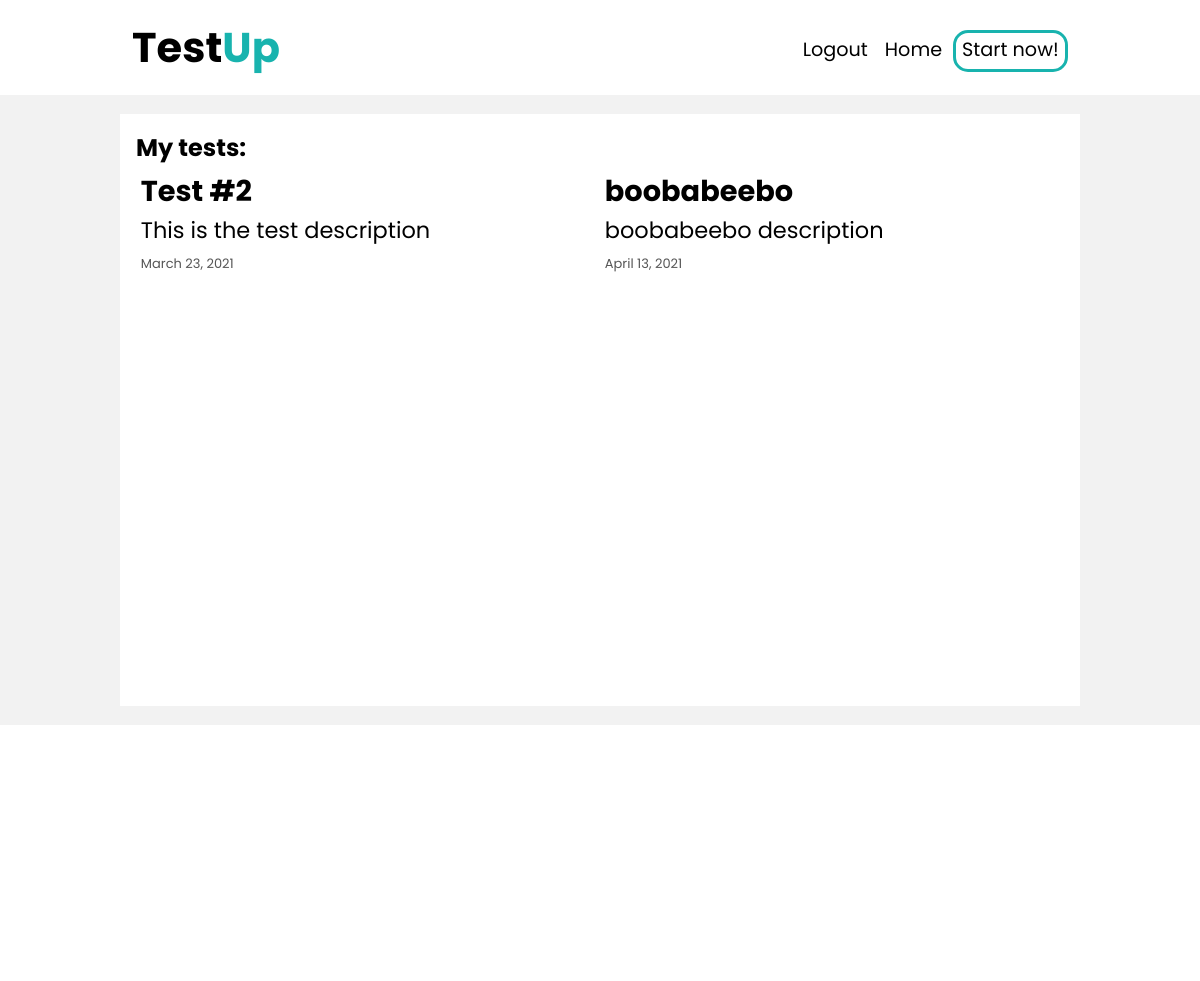
Page /user/tests/ (signed in) on the committed database.
### testing/models.py (models this page shows, shortened)
class Test(models.Model):
    name = models.CharField(max_length=40)
    description = models.CharField(max_length=200)
    group = models.ForeignKey(TestGroup, on_delete=models.SET_NULL, null=True)
    pub_date = models.DateField(default=now)
    questions_amount = models.SmallIntegerField(default=0)
    creator = models.ForeignKey(User, on_delete=models.PROTECT, null=True)

### testing/views.py (the view)
# urls.py: path('user/tests/', ManageTestsView.as_view(), name='Manage tests'),
class ManageTestsView(LoginRequiredMixin, View):
    login_url='/signin/'
    def get(self, request, *args, **kwargs):
        user_created_tests = get_tests_by_user(request.user.username)
        return render(request, 'testing/manage_tests.html', context={'user_created_tests': user_created_tests})

### testing/services.py (called while the page is built)
def get_tests_by_user(username: str) -> list:
    return [ i for i in Test.objects.filter(creator=User.objects.get(username=username))]

### testing/templates/testing/manage_tests.html (shortened to what this page needs)
{% extends 'testing/basic.html'%}
{% block body %}
<article>
    <h2>My tests:</h2><br>
{% for test in user_created_tests %}
<section class="wrapper">
    <a href="{{test.pk}}">
    <h2>{{ test.name }}</h2>
    <h3>{{ test.description }}</h3>
    <span class="date">{{ test.pub_date }}</span>
    </a>
</section>
{% endfor %}
</article>
{% endblock %}

### testing/static/testing/style.css (style rules this page uses)
:root { --primary-blue: #18b3ae; }
body { background: #f2f2f2; margin: 0em; font-family: "Poppins"; }
a { font-size: 1.2em; text-decoration: none; color: black; }
article { display: -ms-grid; display: grid; -ms-grid-columns: 1fr 1fr; grid-template-columns: 1fr 1fr; }
section.wrapper { margin-bottom: .3em; padding: .3em; }
span.date { font-size: small; color: #555; }
h2 { margin: 0em; }
h3 { margin: 0; font-weight: normal; }

### rows in the picture
Test: name "Test #2", description "This is the test description", pub_date "March 23, 2021"
Test: name "boobabeebo", description "boobabeebo description", pub_date "April 13, 2021"
